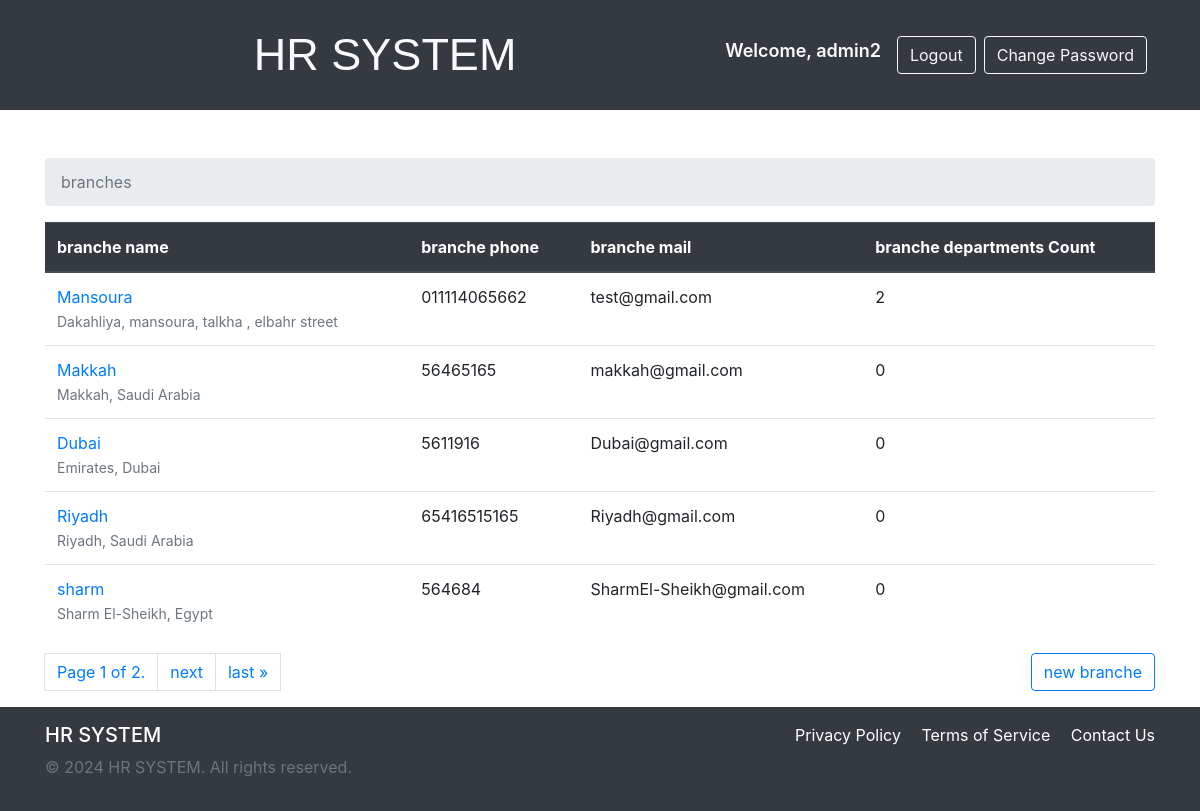
The app's page / (signed in) with its own data.
### company/models.py (models this page shows, shortened)
class branches(models.Model):
    name = models.CharField(max_length=50,unique=True)
    address = models.CharField(max_length=100,help_text="enter full address")
    phone = models.CharField(max_length=12,null=True)
    email = models.EmailField(max_length=60,null = True)

### company/views.py (the view)
# urls.py: path('',compView.BranchesView.as_view(),name="branches"),
class BranchesView(ListView):
    model = branches
    template_name = 'company/branches.html'
    context_object_name = 'branches'
    paginate_by = 5

### template/company/branches.html (shortened to what this page needs)
{% extends 'base.html'%}
{% block breadcrumb%}
    <li class="breadcrumb-item active" aria-current="page">branches</li>
{%endblock%}
{% block content%}
    <table class="table table-hover">
        <thead class="thead-dark">
            <th>branche name</th>
            <th>branche phone</th>
            <th>branche mail</th>
            <th>branche departments Count</th>
        </thead>
        <tbody>
        {%for branche in branches %}
            <tr>
                <td><a href="{% url 'branchesDetails' branche.pk %}">{{branche.name}}</a><br/><small class="text-muted">{{branche.address}}</small></td>
                <td>{%if branche.phone%}{{branche.phone}}{%endif%}</td>
                <td>{%if branche.email%}{{branche.email}}{%endif%}</td>
                <td>{{branche.departmentsBranche.count}}</td>
            </tr>
        {% endfor %}
        </tbody>
    </table>
    <nav aria-label="Page navigation example">
        <ul class="pagination">
            <li class="page-link">Page {{ page_obj.number }} of {{ page_obj.paginator.num_pages }}.</li>
        {% if page_obj.has_next %}
            <li class="page-item"><a class="page-link" href="?page={{ page_obj.next_page_number }}">next</a></li>
            <li class="page-item"><a class="page-link" href="?page={{ page_obj.paginator.num_pages }}">last &raquo;</a></li>
        {% endif %}
        <hr/><a href="{% url 'newBranche'%}" class="btn btn-outline-primary">new branche</a>
    </div>
{%endblock%}

### template/base.html (shortened to what this page needs)
{% load static %}
<!DOCTYPE html>
<html lang="en">
<head>
    <link rel="stylesheet" href="{% static 'bootstrap/bootstrap.min.css' %}" />
</head>
<body>
    <nav class="navbar navbar-dark bg-dark py-3">
        <div class="container d-flex justify-content-between align-items-center">
            <a class="navbar-brand mx-auto text-center" style="font-size: 45px; font-family: 'Arial', sans-serif; color: #f8f9fa;">
                HR SYSTEM
            </a>
            <div class="d-flex align-items-center">
                {% if user.is_authenticated %}
                    <label class="mr-3" style="font-size: 18px; color: #f8f9fa; font-weight: 600;">
                        Welcome, {{ user.username }}
                    </label>
                    <form method="post" action="{% url 'logout' %}" style="display: inline;">
                        <input type="submit" class="btn btn-outline-light mr-2" value="Logout" />
                    </form>
                    <a class="btn btn-outline-light mr-2" href="{% url 'password_change' %}">
                        Change Password
                    </a>
                {% endif %}
            </div>
        </div>
    </nav>
    <div class="container content-container mt-5">
        <nav aria-label="breadcrumb">
            <ol class="breadcrumb">
                {% block breadcrumb %}{% endblock %}
            </ol>
        </nav>
        {% block content %}{% endblock %}
    <footer class="py-3">
        <div class="container">
            <div class="row">
                <div class="col-md-6">
                    <h5>HR SYSTEM</h5>
                    <p class="text-muted">© 2024 HR SYSTEM. All rights reserved.</p>
                </div>
                <div class="col-md-6 text-md-right">
                    <a href="#" class="text-white mr-3">Privacy Policy</a>
                    <a href="#" class="text-white mr-3">Terms of Service</a>
                    <a href="#" class="text-white">Contact Us</a>
                </div>
            </div>
        </div>
    </footer>
</body>
</html>

### template/base.html (style rules this page uses)
html, body { height: 100%; margin: 0; display: flex; flex-direction: column; }
.content-container { flex: 1; }
footer { background-color: #343a40; color: white; }

### records on screen
branches: name "Mansoura", address "Dakahliya, mansoura, talkha , elbahr street", phone "011114065662", email "test@gmail.com", departmentsBranche.count "2"
branches: name "Makkah", address "Makkah, Saudi Arabia", phone "56465165", email "makkah@gmail.com", departmentsBranche.count "0"
branches: name "Dubai", address "Emirates, Dubai", phone "5611916", email "Dubai@gmail.com", departmentsBranche.count "0"
branches: name "Riyadh", address "Riyadh, Saudi Arabia", phone "65416515165", email "Riyadh@gmail.com", departmentsBranche.count "0"
branches: name "sharm", address "Sharm El-Sheikh, Egypt", phone "564684", email "SharmEl-Sheikh@gmail.com", departmentsBranche.count "0"

### other values on screen
{{ user.username }} "admin2"
{{ page_obj.number }} "1"
{{ page_obj.paginator.num_pages }} "2"
